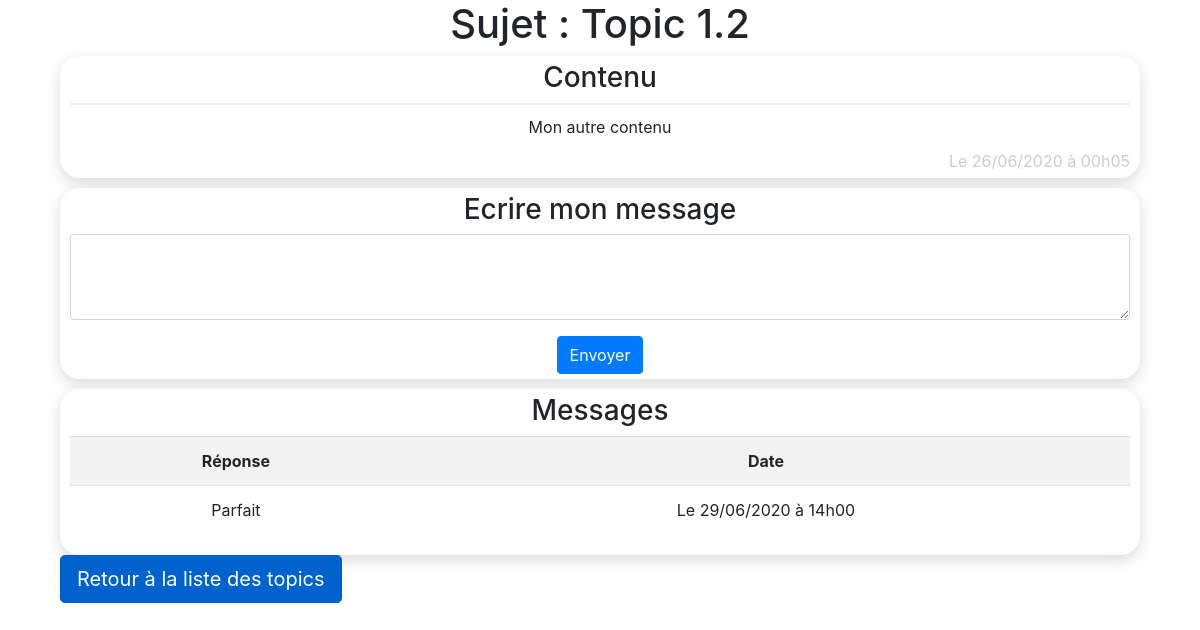
Screenshot of /contenu.php?categorie=1&topic=2 with the database file from the repository.
### tables this page shows
CREATE TABLE `topic` (
  `id` int(11) NOT NULL,
  `id_forum` int(11) NOT NULL,
  `titre` varchar(50) NOT NULL,
  `contenu` text NOT NULL,
  `date_creation` datetime NOT NULL
);

CREATE TABLE `topic_commentaire` (
  `id` int(11) NOT NULL,
  `id_topic` int(11) NOT NULL,
  `texte` text NOT NULL,
  `date_creation` datetime NOT NULL
);

### contenu.php (the view, shortened to what this page needs)
<?php
  include("bdd/connexionBDD.php");
  if(isset($_GET['categorie'])) $getid_forum = intval(trim(htmlentities($_GET['categorie'])));
  if(isset($_GET['topic'])) $getid_topic = intval(trim(htmlentities($_GET['topic'])));
  $req = $db->prepare("SELECT *, DATE_FORMAT(date_creation, 'Le %d/%m/%Y à %H\h%i') as date_c FROM topic WHERE id = ? AND id_forum = ? ORDER BY date_creation DESC");
  $req->execute(array($getid_topic, $getid_forum));
  $res = $req->fetch();
  $req_mess = $db->prepare("SELECT *, DATE_FORMAT(date_creation, 'Le %d/%m/%Y à %H\h%i') as date_c FROM topic_commentaire WHERE id_topic = ? ORDER BY date_creation DESC");
  $req_mess->execute(array($getid_topic));
  $res_mess = $req_mess->fetchAll();
?>
<!DOCTYPE html>
<html lang="fr">
  <head>
    <link rel="stylesheet" href="https://stackpath.bootstrapcdn.com/bootstrap/4.3.1/css/bootstrap.min.css">
    <link rel="stylesheet" href="css/index.css">
  </head>
  <body>
    <div class="container">
    <div class="col-sm-12 col-md-12 col-lg-12">
    <h1 style="text-align: center">Sujet : <td><?= $res['titre'] ?></td></h1>
      <div style="background: white; box-shadow: 0 5px 15px rgba(0, 0, 0, .15); padding: 5px 10px; border-radius: 20px;">
        <h3>Contenu</h3>
          <div style="border-top: 2px solid #eee; padding: 10px 0;"><?= $res['contenu'] ?></div>
          <div style="color: #CCC; text-align: right">
          <?= $res['date_c'] ?>
          </div>
      </div>
      <div style="background: white; box-shadow: 0 5px 15px rgba(0, 0, 0, .15); padding: 5px 10px; border-radius: 20px; margin-top: 10px;">
        <h3>Ecrire mon message</h3>
        <form method="post">
        <div class="form-group">
        <textarea class="form-control" name="message" rows="3"></textarea>
        </div>
        <button class="btn btn-primary" type="submit" name="add_msg">Envoyer</button>
        </form>
      </div>
      <div style="background: white; box-shadow: 0 5px 15px rgba(0, 0, 0, .15); padding: 5px 10px; border-radius: 20px; margin-top: 10px;">
        <h3>Messages</h3>
      <div class="table-responsive">
      <table class="table table-striped">
          <tr>
            <th>Réponse</th>
            <th>Date</th>
          </tr>
          <?php
            foreach($res_mess as $rc){
          ?>
            <tr>
              <td><?= $rc['texte'] ?></td>
              <td><?= $rc['date_c'] ?></td>
            </tr>
          <?php
          }
          ?>
        </table>
        </div>
      </div>
            <a href="topic.php?id=<?=$getid_forum?>" class="btn btn-primary btn-lg active" role="button" aria-pressed="true" style="float: left; margin-bottom:10px;">Retour à la liste des topics</a>
</div>
 </body>
</html>

### css/index.css (style rules this page uses)
.container { text-align: center; }

### rows the page displays
topic: titre "Topic 1.2", contenu "Mon autre contenu"
topic_commentaire: texte "Parfait", date_c "Le 29/06/2020 à 14h00"

### other values shown
$res['date_c'] "Le 26/06/2020 à 00h05"
